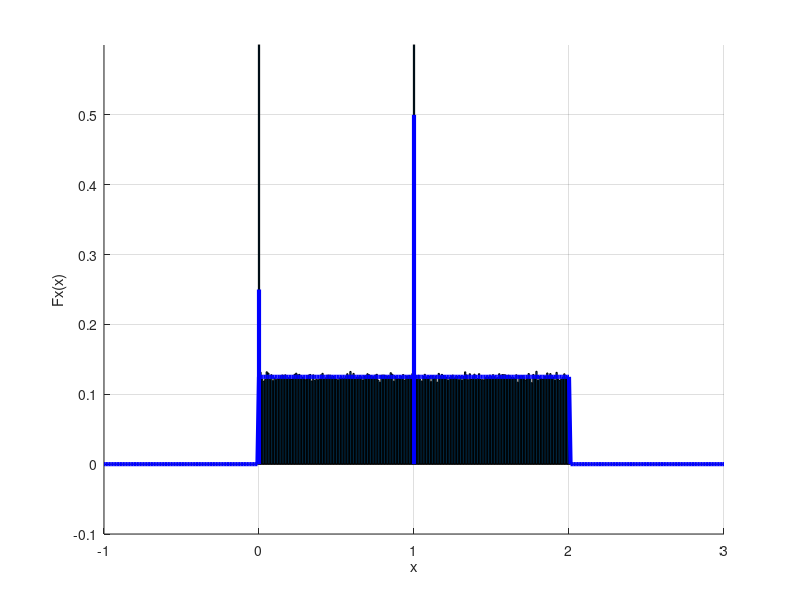
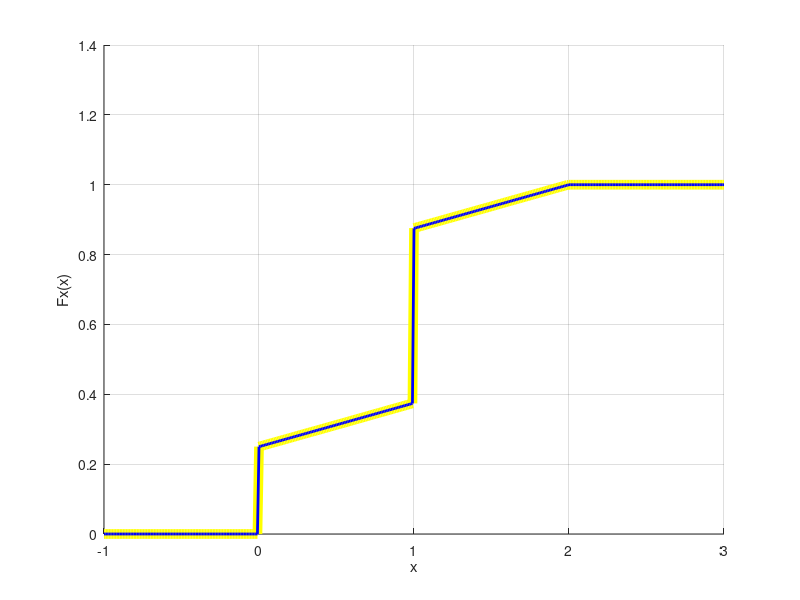

These charts were generated, in order, by the following MATLAB code:
clear all; close all; clc;

N = 1000000; % numero de realizações;

U = 4*rand(1, N);

idx1 = (U <= 1);
idx2 = (U > 1);

X = zeros(1, N);

X(idx1) = 2 * rand(1, sum(idx1));

X(idx2) = (rand(1, sum(idx2)) < 2/3);

dx = 0.01; 
x = -1 : dx : 3;

pdfX_sim = hist(X, x) / (N * dx);
pdfX_teo = (1/8) * (0 <= x & x <= 2);
cdfX_sim = cumsum(pdfX_sim) * dx;
cdfX_teo = 0               .* (x < 0) + ... 
           (1/4 + x/8)     .* (0 <= x & x < 1) + ...
           (7/8 + (x-1)/8) .* (1 <= x & x < 2) + ...
           1               .* (2 <= x);


figure;
hold on; 
grid on;
bar(x, pdfX_sim);
%plot([0], [1/4], 'b^', 'LineWidth', 12, 'MarkFaceColor', 'b');
plot([0 0], [0 1/4], 'b','LineWidth',3);
plot([1 1], [0 1/2], 'b','LineWidth',3);
plot(x, pdfX_teo, 'b', 'LineWidth',3);
xlim([-1 3]); ylim([-0.1 0.6]);
xlabel('x'); ylabel('Fx(x)');

figure;
hold on; 
grid on;

plot(x, cdfX_sim, 'y', 'LineWidth',7);
plot(x, cdfX_teo, 'b', 'LineWidth',2);
xlabel('x'); ylabel('Fx(x)');

EX_sim = mean(X)
EX_teo = 3/4
